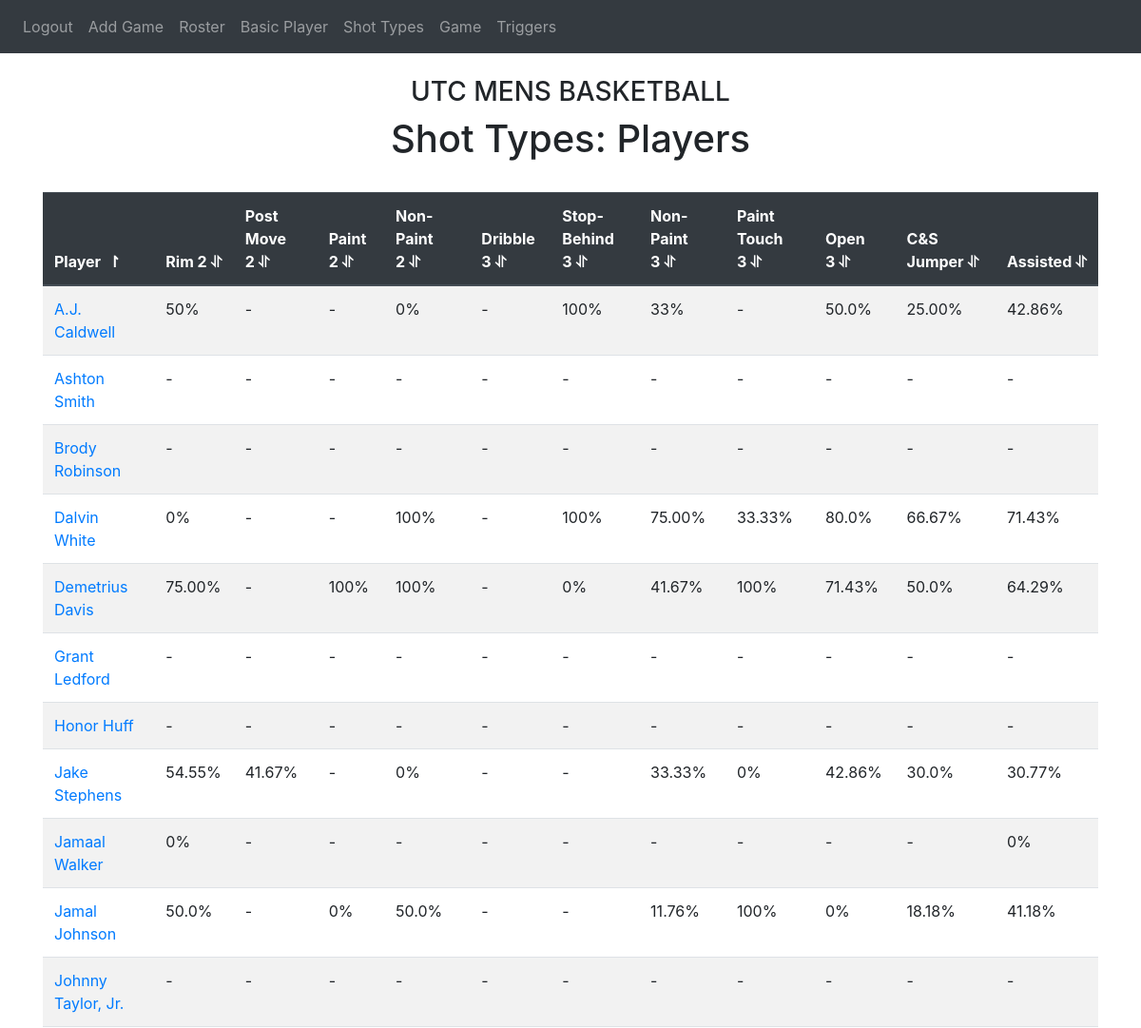
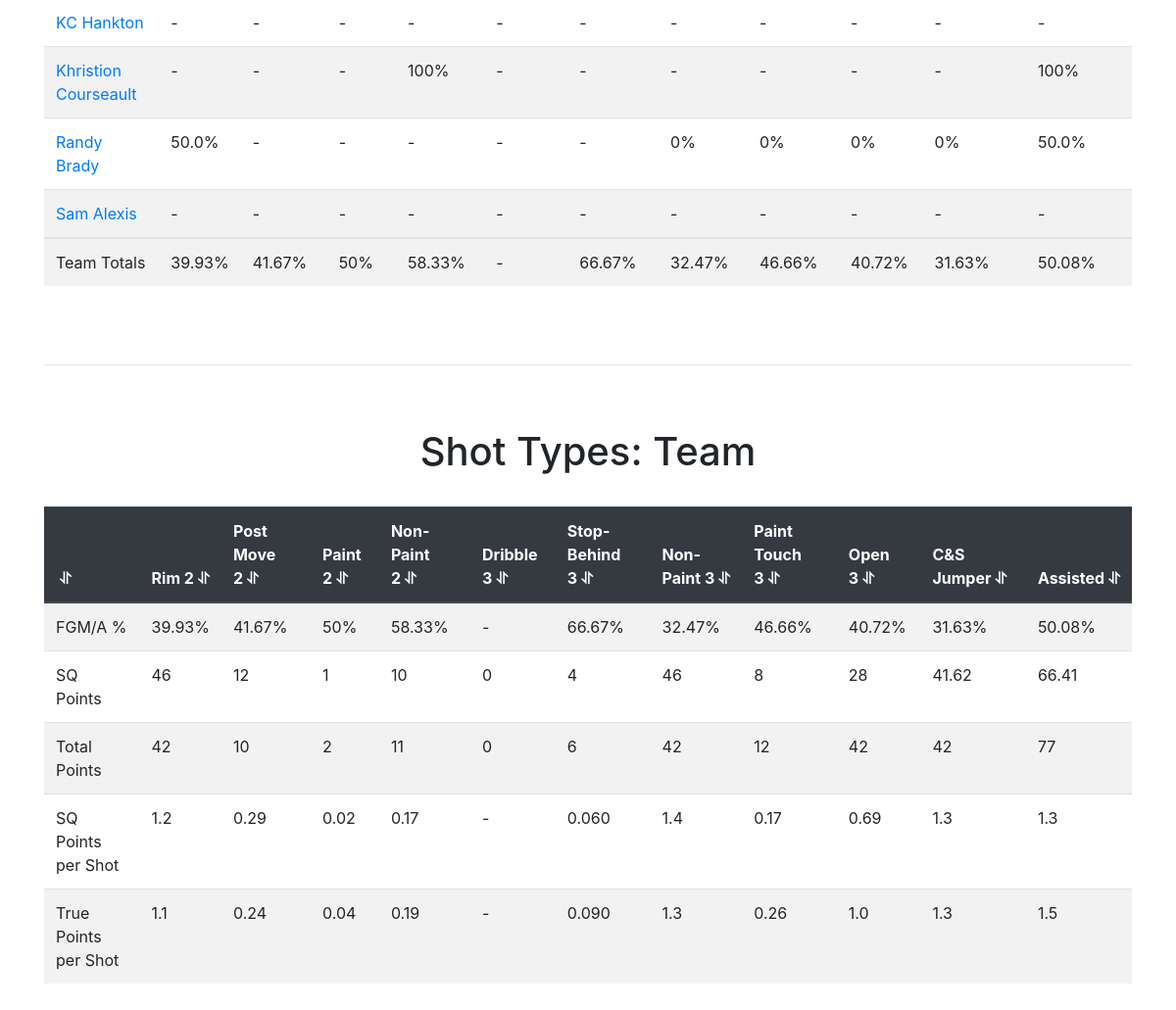
The page /shot_types (signed in) on the database its author committed (2 pictures, top to bottom).
### website/models.py (models this page shows)
class Player(db.Model):
    id = db.Column(db.Integer, primary_key = True)
    number = db.Column(db.Integer)
    initials = db.Column(db.String(5))
    name = db.Column(db.String(30))

### website/views.py (the view)
@views.route('/shot_types', methods=['GET','POST'])
@login_required
def shot_types():
    players = db.session.query(Player).all()
    games = db.session.query(Game).all()
    shot_name_list = []
    shot_name_list.append("R2")
    shot_name_list.append("PM2")
    shot_name_list.append("PT2")
    shot_name_list.append("NP2")
    shot_name_list.append("D3")
    shot_name_list.append("SB3")
    shot_name_list.append("NP3")
    shot_name_list.append("PT3")
    shot_players = []
    shot_sums = []
    sq_points = []
    total_points = []
    sq_per = []
    tp_per = []
    for i in range(len(shot_name_list)+3):
        if i<8:
            shot = shot_name_list[i]
        shotlist = []
        shootersum = 0
        totalshooters = 0
        first_run = True
        for player in players:
            getcontext().prec = 6
            if i<8:
                make = Decimal(db.session.query(Possession).filter(and_(Possession.shooter==player.id,Possession.result=="Make",Possession.shot==shot)).count())
                miss = Decimal(db.session.query(Possession).filter(and_(Possession.shooter==player.id,Possession.result=="Miss",Possession.shot==shot)).count())
                if first_run:
                    first_run = False
                    sq = db.session.query(Possession.esq).filter(and_((or_(Possession.result=="Miss",Possession.result=="Make")),Possession.shot==shot)).all()
                    totalsq = Decimal(0)
                    getcontext().prec = 2
                    for x in sq:
                        totalsq += round(Decimal(x[0]))
                    sq_points.append(totalsq)
                    pts = db.session.query(Possession.points).filter(and_((or_(Possession.result=="Miss",Possession.result=="Make")),Possession.shot==shot)).all()
                    totalpts = Decimal(0)
                    for x in pts:
                        totalpts += Decimal(x[0])
                    total_points.append(totalpts)
            if i == 8:
                make = Decimal(db.session.query(Possession).filter(and_(Possession.shooter==player.id,Possession.result=="Make",Possession.open3==1)).count())
                miss = Decimal(db.session.query(Possession).filter(and_(Possession.shooter==player.id,Possession.result=="Miss",Possession.open3==1)).count())
                if first_run:
                    first_run = False
                    sq = db.session.query(Possession.esq).filter(and_((or_(Possession.result=="Miss",Possession.result=="Make")),Possession.open3==1)).all()
                    totalsq = Decimal(0)
                    for x in sq:
                        totalsq += round(Decimal(x[0]))
                    sq_points.append(totalsq)
                    pts = db.session.query(Possession.points).filter(and_((or_(Possession.result=="Miss",Possession.result=="Make")),Possession.open3==1)).all()
                    totalpts = Decimal(0)
                    for x in pts:
                        totalpts += Decimal(x[0])
                    total_points.append(totalpts)
            if i == 9:
                make = Decimal(db.session.query(Possession).filter(and_(Possession.shooter==player.id,Possession.result=="Make",Possession.csjumper==1)).count())
                miss = Decimal(db.session.query(Possession).filter(and_(Possession.shooter==player.id,Possession.result=="Miss",Possession.csjumper==1)).count())
                if first_run:
                    first_run = False
                    sq = db.session.query(Possession.esq).filter(and_((or_(Possession.result=="Miss",Possession.result=="Make")),Possession.csjumper==1)).all()
                    totalsq = Decimal(0)
                    for x in sq:
                        totalsq += Decimal(x[0])
                    sq_points.append(totalsq)
                    pts = db.session.query(Possession.points).filter(and_((or_(Possession.result=="Miss",Possession.result=="Make")),Possession.csjumper==1)).all()
                    totalpts = Decimal(0)
                    for x in pts:
                        totalpts += Decimal(x[0])
                    total_points.append(totalpts)
            if i == 10:
                make = Decimal(db.session.query(Possession).filter(and_(Possession.shooter==player.id,Possession.result=="Make",Possession.assist==1)).count())
                miss = Decimal(db.session.query(Possession).filter(and_(Possession.shooter==player.id,Possession.result=="Miss",Possession.assist==1)).count())
                if first_run:
                    first_run = False
                    sq = db.session.query(Possession.esq).filter(and_((or_(Possession.result=="Miss",Possession.result=="Make")),Possession.assist==1)).all()
                    totalsq = Decimal(0)
                    for x in sq:
                        totalsq += Decimal(x[0])
                    sq_points.append(totalsq)
                    pts = db.session.query(Possession.points).filter(and_((or_(Possession.result=="Miss",Possession.result=="Make")),Possession.assist==1)).all()
                    totalpts = Decimal(0)
                    for x in pts:
                        totalpts += Decimal(x[0])
                    total_points.append(totalpts)
            if (make+miss)!=0:
                perc = make /(make+miss)*Decimal(100)
                getcontext().prec = 4
                perc_round = perc+Decimal(0)
                shotlist.append(str(perc_round)+"%")
                shootersum += perc
                totalshooters += 1
            else:
                shotlist.append("-")
        getcontext().prec = 4
        if totalshooters != 0:
            shootersum = Decimal(shootersum)/Decimal(totalshooters)
            shootersum_str = str(shootersum)+"%"
        else:
            shootersum_str = "-"
        shot_players.append(shotlist)
        shot_sums.append(shootersum_str)
        if shootersum != 0:
            getcontext().prec = 6
            print(i)
            print(totalsq)
            print(shootersum)
            sq_per_num = totalsq/shootersum
            getcontext().prec = 2
            sq_per_num_round = sq_per_num + Decimal(0)
            sq_per.append(str(sq_per_num_round)) #ADD OR REMOVE PERCENT?
            getcontext().prec = 6
            tp_per_num = totalpts/shootersum
            getcontext().prec = 2
            tp_per_num_round = tp_per_num + Decimal(0)
            tp_per.append(str(tp_per_num_round)) #ADD OR REMOVE PERCENT?
        else:
            sq_per.append('-')
            tp_per.append('-')
    print(shot_sums)
    return render_template("shot_types.html", user=current_user, players=players, stats = shot_players, sums = shot_sums, sq = sq_points , tp = total_points, sqper = sq_per,tpper = tp_per)

### website/__init__.py (called while the page is built)
def create_app():
    app = Flask(__name__)
    app.config['SECRET_KEY'] = 'sdlkasdjfslkjl'
    app.config['SQLALCHEMY_DATABASE_URI'] = f'sqlite:///{DB_NAME}'
    db.init_app(app)
    from .views import views
    from .auth import auth
    app.register_blueprint(views,url_prefix='/')
    app.register_blueprint(auth,url_prefix='/')
    from .models import User, Note
    with app.app_context():
        db.create_all()
    login_manager = LoginManager()
    login_manager.login_view = 'auth.login'
    login_manager.init_app(app)
    @login_manager.user_loader
    def load_user(id):
        return User.query.get(int(id))
    with app.app_context():
        return app

### website/templates/shot_types.html (shortened to what this page needs)
{%extends "base.html"%} {%block style%}
<link
      rel="stylesheet"
      href="../static/tablesort.css"
    />
    <link href="//maxcdn.bootstrapcdn.com/font-awesome/4.1.0/css/font-awesome.min.css" rel="stylesheet">
{%endblock%}{% block title%}Home{%endblock%} {%block content%}
<h3 align="center">UTC MENS BASKETBALL</h3>
<h1 align="center">Shot Types: Players</h1>
<div class="table-responsive">
<table class='table table-striped'>
  <thead class = 'thead-dark'>
  <tr>
    <th>Player</th>
    <th>Rim 2</th>
    <th>Post Move 2</th>
    <th>Paint 2</th>
    <th>Non-Paint 2</th>
    <th>Dribble 3</th>
    <th>Stop-Behind 3</th>
    <th>Non-Paint 3</th>
    <th>Paint Touch 3</th>
    <th>Open 3</th>
    <th>C&#38;S Jumper</th>
    <th>Assisted</th>
  </tr>
  <thead>
  <tbody>
  {%for i in range(0,(players | length))%}
  <tr>
    <td><a href = ""onClick="enterPlayer({{players[i].id}})">{{players[i].name}}</a></td>
    {%for j in range(0,(stats | length))%}
    <td>{{stats[j][i]}}</td>
    {%endfor%}
  </tr>
  {%endfor%}
</tbody>
  <tr>
    <td>Team Totals</td>
    {%for i in range(0,(sums | length))%}
    <td>{{sums[i]}}</td>
    {%endfor%}
  </tr>
</table>
</div>
<hr>
<h1 align="center">Shot Types: Team</h1>
<div class="table-responsive">
<table class='table table-striped'>
  <thead class = 'thead-dark'>
    <tr>
      <th></th>
      <th>Rim 2</th>
      <th>Post Move 2</th>
      <th>Paint 2</th>
      <th>Non-Paint 2</th>
      <th>Dribble 3</th>
      <th>Stop-Behind 3</th>
      <th>Non-Paint 3</th>
      <th>Paint Touch 3</th>
      <th>Open 3</th>
      <th>C&#38;S Jumper</th>
      <th>Assisted</th>
    </tr>
  </thead>
    <tr>
      <td>FGM/A %</td>
      {%for i in range(0,(sums | length))%}
    <td>{{sums[i]}}</td>
    {%endfor%}
    </tr>
    <tr>
      <td>SQ Points</td>
      {%for i in range(0,(sq | length))%}
    <td>{{sq[i]}}</td>
    {%endfor%}
    </tr>
    <tr>
        <td>Total Points</td>
        {%for i in range(0,(tp | length))%}
    <td>{{tp[i]}}</td>
    {%endfor%}
      </tr>
      <tr>
        <td> SQ Points per Shot</td>
        {%for i in range(0,(sqper | length))%}
    <td>{{sqper[i]}}</td>
    {%endfor%}
      </tr>
      <tr>
        <td> True Points per Shot</td>
        {%for i in range(0,(sqper | length))%}
    <td>{{tpper[i]}}</td>
    {%endfor%}
      </tr>
  </table>
</div>
{%endblock%}

### website/static/tablesort.css (style rules this page uses)
.table-striped th { cursor: pointer; }
.table-striped th::after { content: '\00A0\⥯' }
.table-striped .th-sort-asc::after { content: '\00A0\00A0\↾'; }
.table-striped .th-sort-asc, .table-striped .th-sort-desc { background: rgba(168, 27, 27, 0.1); }

### rows shown on the page
Player: name "A.J. Caldwell"
Player: name "KC Hankton"
Player: name "Jamaal Walker"
Player: name "Honor Huff"
Player: name "Sam Alexis"
Player: name "Jamal Johnson"
Player: name "Dalvin White"
Player: name "Ashton Smith"
Player: name "Johnny Taylor, Jr."
Player: name "Khristion Courseault"
Player: name "Demetrius Davis"
Player: name "Jake Stephens"
Player: name "Randy Brady"
Player: name "Grant Ledford"
Player: name "Brody Robinson"

### other values the page prints
{{ stats[j][i] }} "50%" "-" "-" "0%" "-" "100%" "33%" "-" "50.0%" "25.00%" "42.86%" "-" "-" "-" "-" "-" "-" "-" "-" "-" "-" "-" "0%" "-" "-" "-" "-" "-" "-" "-" "-" "-" "0%" "-" "-" "-" "-" "-" "-" "-" "-" "-" "-" "-" "-" "-" "-" "-" "-" "-" "-" "-" "-" "-" "-" "50.0%" "-" "0%" "50.0%" "-" "-" "11.76%" "100%" "0%" "18.18%" "41.18%" "0%" "-" "-" "100%" "-" "100%" "75.00%" "33.33%" "80.0%" "66.67%" "71.43%" "-" "-" "-" "-" "-" "-" "-" "-" "-" "-" "-" "-" "-" "-" "-" "-" "-" "-" "-" "-" "-" "-" "-" "-" "-" "100%" "-" "-" "-" "-" "-" "-" "100%" "75.00%" "-" "100%" "100%" "-" "0%" "41.67%" "100%" "71.43%" "50.0%" "64.29%" "54.55%" "41.67%" "-" "0%" "-" "-" "33.33%" "0%" "42.86%" "30.0%" "30.77%" "50.0%" "-" "-" "-" "-" "-" "0%" "0%" "0%" "0%" "50.0%" "-" "-" "-" "-" "-" "-" "-" "-" "-" "-" "-" "-" "-" "-" "-" "-" "-" "-" "-" "-" "-" "-"
{{ sums[i] }} "39.93%" "41.67%" "50%" "58.33%" "-" "66.67%" "32.47%" "46.66%" "40.72%" "31.63%" "50.08%"
{{ sq[i] }} "46" "12" "1" "10" "0" "4" "46" "8" "28" "41.62" "66.41"
{{ tp[i] }} "42" "10" "2" "11" "0" "6" "42" "12" "42" "42" "77"
{{ sqper[i] }} "1.2" "0.29" "0.02" "0.17" "-" "0.060" "1.4" "0.17" "0.69" "1.3" "1.3"
{{ tpper[i] }} "1.1" "0.24" "0.04" "0.19" "-" "0.090" "1.3" "0.26" "1.0" "1.3" "1.5"
